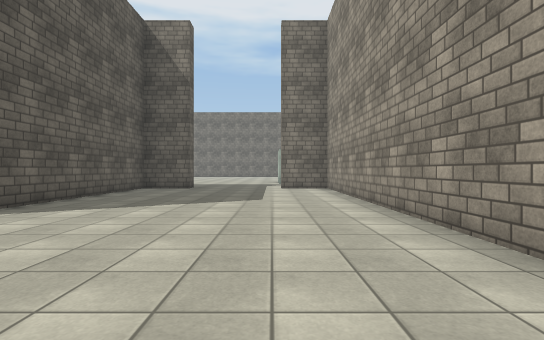
View 1 (above)

24 first-person views from a walk through a 3-D level made in the Unity game engine. The camera is 1.2 m above the floor, looks level and sees 85° across. The floor is counted in squares, 2 m on a side. Each view is taken from the middle of a square. On the plan, view 1 faces up. The plan holds only what a view shows up to about 9 squares ahead; the rest is blank. The place goes on beyond the plan. The player character is not drawn. Surface patterns are stand-ins for the level's own textures.

View 2
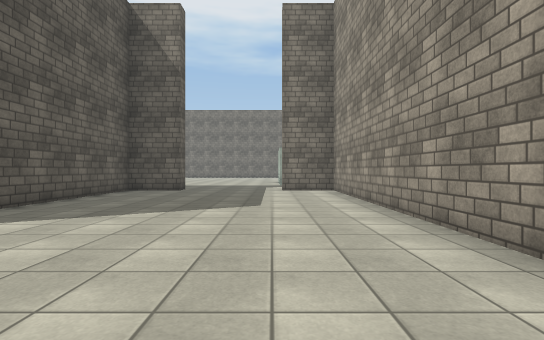

View 3
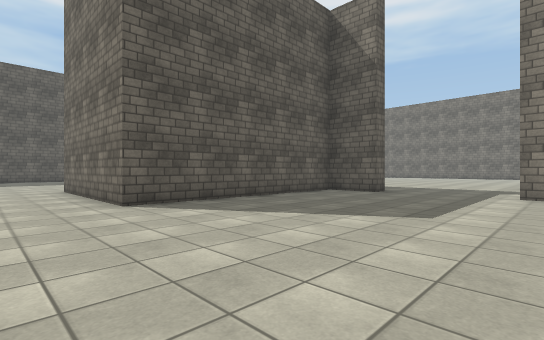

View 4
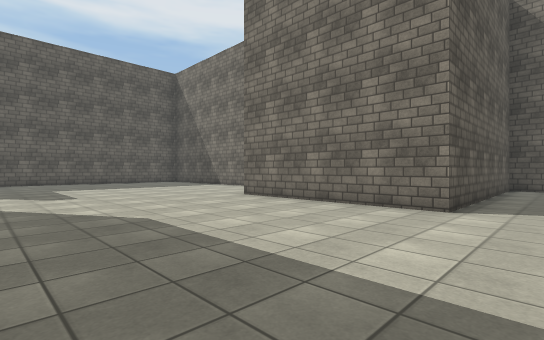

View 5
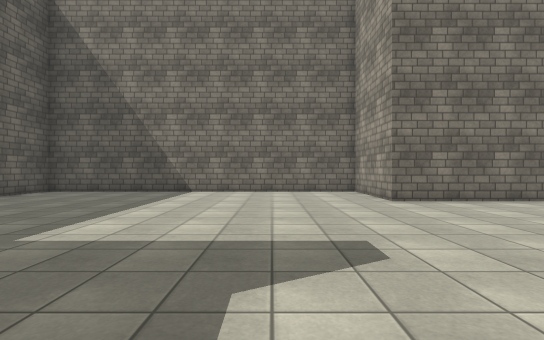

View 6
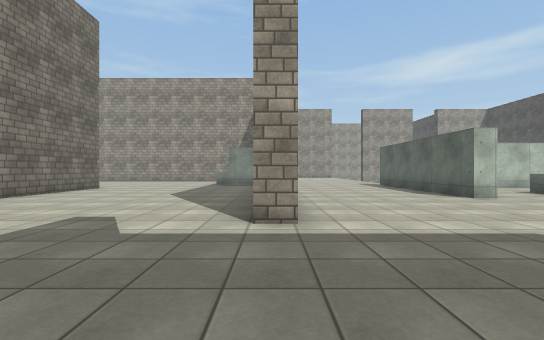

View 7
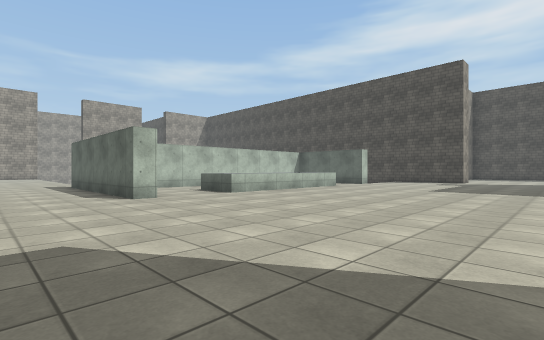

View 8
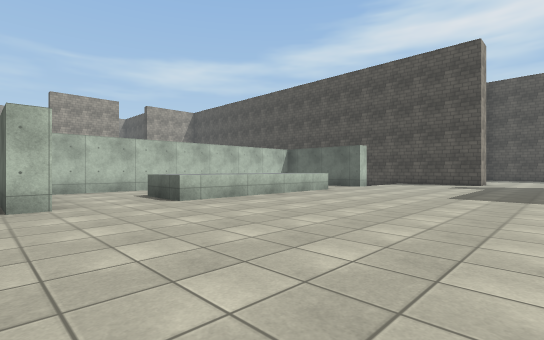

View 9
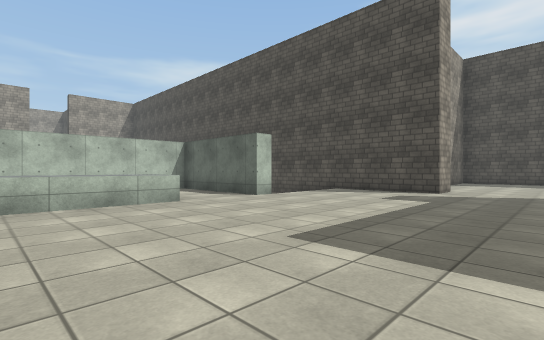

View 10
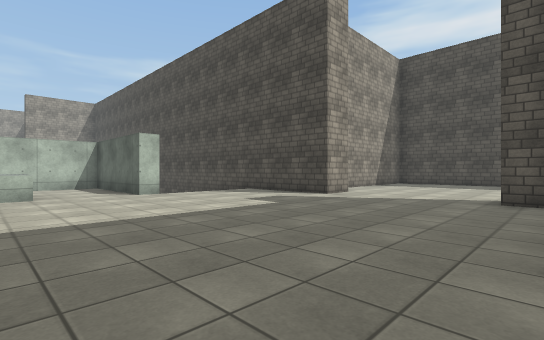

View 11
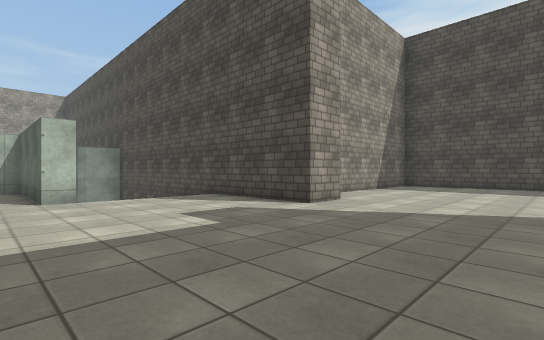

View 12
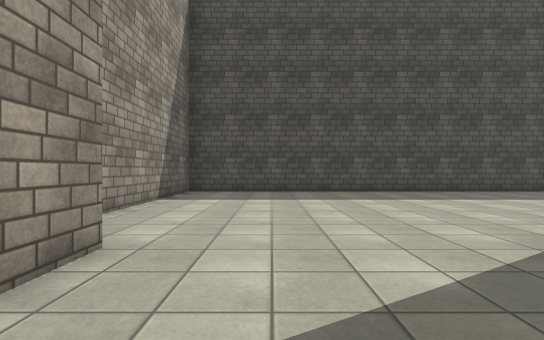

View 13
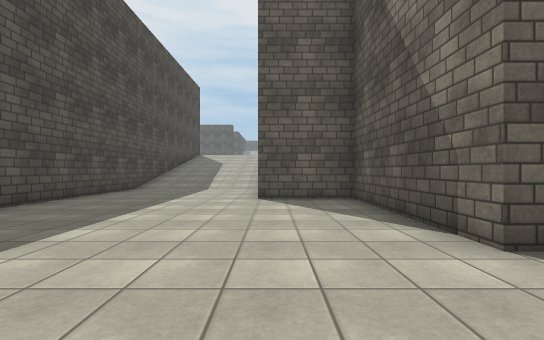

View 14
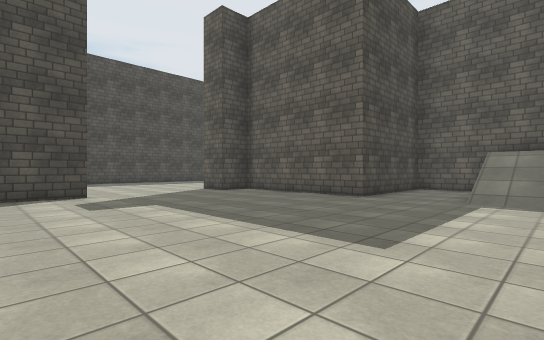

View 15
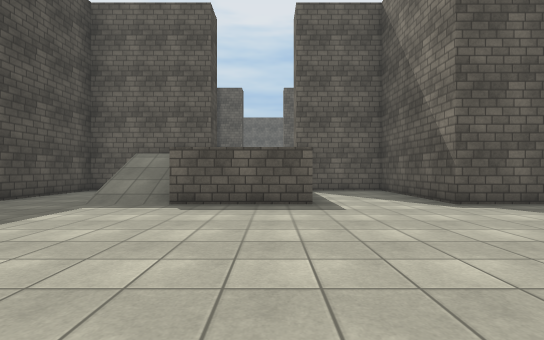

View 16
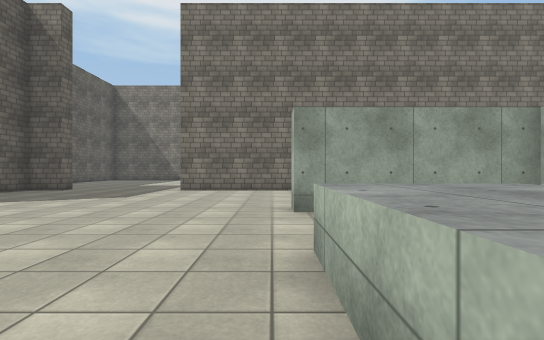

View 17
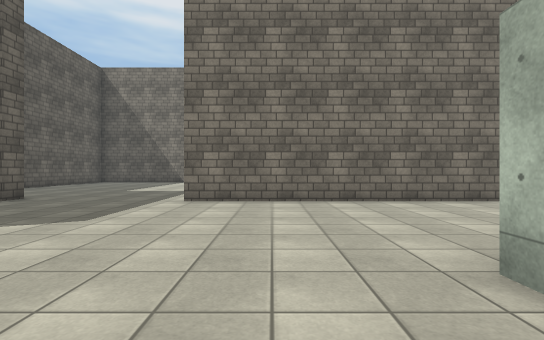

View 18
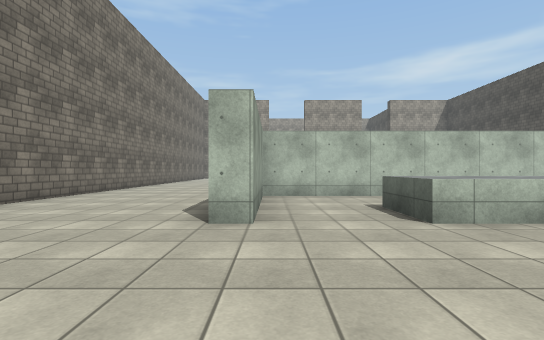

View 19
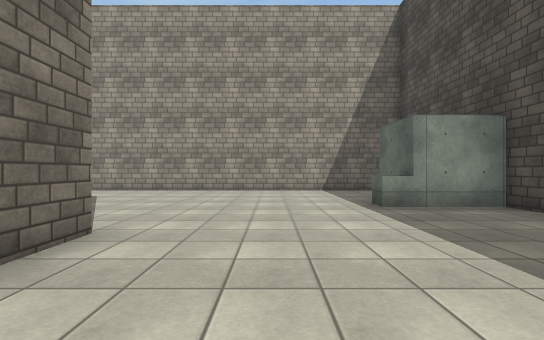

View 20
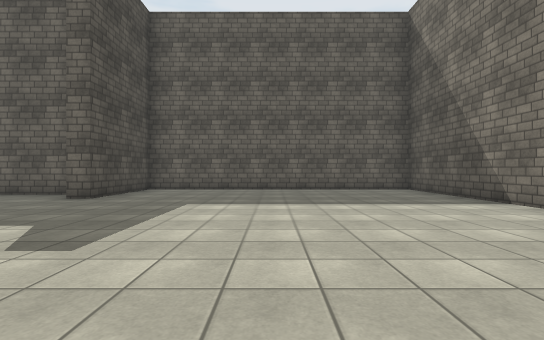

View 21
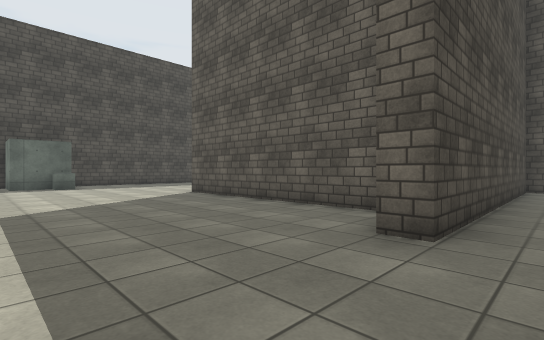

View 22
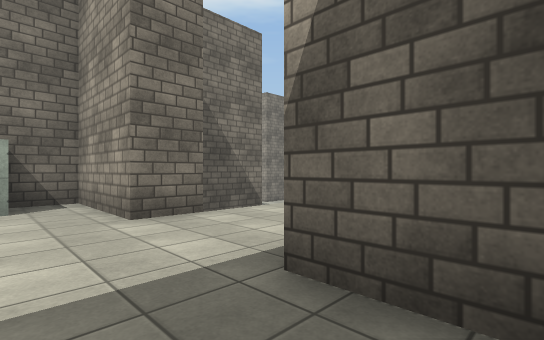

View 23
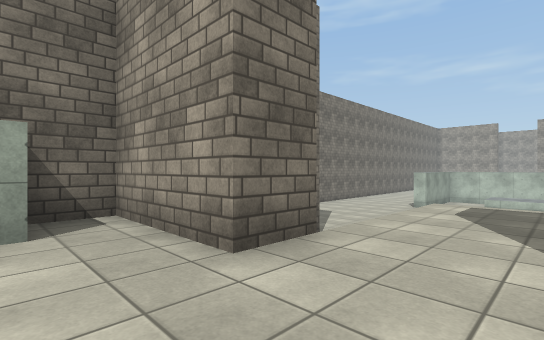

View 24
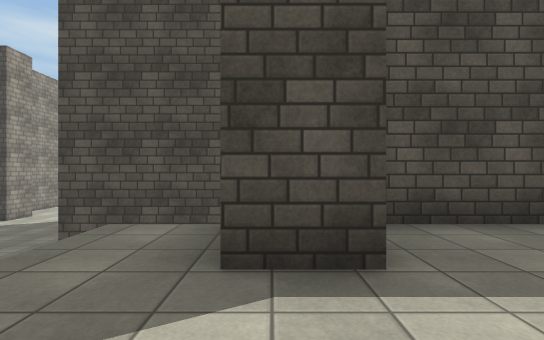

### Floor plan
Key: @ floor where view 1 was taken; # wall or solid block; . main floor; : floor 2 m higher than the main floor; / step, stairs or slope; ^ raised ledge.
Columns run from 21 left of view 1 to 2 right of it. Each row starts with its distance up from view 1.
 11             ..........
 10            ########...##
  9                  ......#
  8                  ......#
  7     ##########   ......#
  6     .........#   ......#
  5     .........#   ......#
  4     .........####......#
  3     ...................#
  2     ...................#
  1     ...................#
  0     ...............^.@.#
 -1     ...............## .#
 -2     ###....#########
 -3       ..............
 -4       ..............
 -5        .............
 -6 ######........####.
 -7 #:#..............##
 -8 ::#..............#
 -9 ::#...........^..#
-10 ::::::/.......^. #
-11 ::::::/.......^. #
-12 ::#:///.......^. #
-13 ::#://........^  #
-14 ###..............#
-15   #..............#
-16   ####........####
-17       ........
-18       ........
-19       ........//
-20    ####....#####
-21    .........#
-22   #.........#
-23 ............#
-24 ............#
-25 ............#
-26 ............#
-27 #############

Positions as (right, up) in squares from view 1, and headings:
1: (0, 0), facing up
2: (0, 1), facing up
3: (1, 2), facing up-left
4: (-3, -1), facing up-left
5: (-11, -2), facing up
6: (-14, -2), facing right
7: (-14, -4), facing down-right
8: (-13, -6), facing down-right
9: (-13, -11), facing down-right
10: (-15, -13), facing down-right
11: (-14, -15), facing down-right
12: (-12, -18), facing down
13: (-12, -22), facing left
14: (-9, -12), facing down-left
15: (-10, -10), facing left
16: (-8, -11), facing up
17: (-9, -8), facing up
18: (-11, -7), facing right
19: (-7, 2), facing right
20: (-8, 2), facing left
21: (0, 11), facing down-left
22: (-21, -13), facing up-right
23: (-21, -11), facing up-right
24: (-19, -10), facing down
